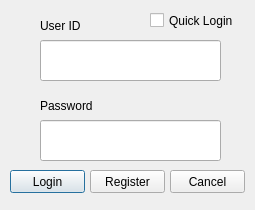
<?xml version="1.0" encoding="UTF-8"?>
<ui version="4.0">
 <class>login</class>
 <widget class="QDialog" name="login">
  <property name="geometry">
   <rect>
    <x>0</x>
    <y>0</y>
    <width>255</width>
    <height>210</height>
   </rect>
  </property>
  <property name="windowTitle">
   <string>Dialog</string>
  </property>
  <widget class="QPushButton" name="login_button">
   <property name="geometry">
    <rect>
     <x>10</x>
     <y>170</y>
     <width>75</width>
     <height>23</height>
    </rect>
   </property>
   <property name="text">
    <string>Login</string>
   </property>
  </widget>
  <widget class="QPushButton" name="Cancel_Button">
   <property name="geometry">
    <rect>
     <x>170</x>
     <y>170</y>
     <width>75</width>
     <height>23</height>
    </rect>
   </property>
   <property name="text">
    <string>Cancel</string>
   </property>
  </widget>
  <widget class="QLineEdit" name="password_edit">
   <property name="geometry">
    <rect>
     <x>40</x>
     <y>120</y>
     <width>181</width>
     <height>41</height>
    </rect>
   </property>
   <property name="text">
    <string/>
   </property>
   <property name="echoMode">
    <enum>QLineEdit::Password</enum>
   </property>
  </widget>
  <widget class="QLabel" name="label">
   <property name="geometry">
    <rect>
     <x>40</x>
     <y>90</y>
     <width>161</width>
     <height>31</height>
    </rect>
   </property>
   <property name="text">
    <string>Password</string>
   </property>
  </widget>
  <widget class="QLineEdit" name="ID_edit">
   <property name="geometry">
    <rect>
     <x>40</x>
     <y>40</y>
     <width>181</width>
     <height>41</height>
    </rect>
   </property>
   <property name="text">
    <string/>
   </property>
   <property name="echoMode">
    <enum>QLineEdit::Normal</enum>
   </property>
  </widget>
  <widget class="QLabel" name="label_2">
   <property name="geometry">
    <rect>
     <x>40</x>
     <y>10</y>
     <width>161</width>
     <height>31</height>
    </rect>
   </property>
   <property name="text">
    <string>User ID</string>
   </property>
  </widget>
  <widget class="QPushButton" name="register_button">
   <property name="geometry">
    <rect>
     <x>90</x>
     <y>170</y>
     <width>75</width>
     <height>23</height>
    </rect>
   </property>
   <property name="text">
    <string>Register</string>
   </property>
  </widget>
  <widget class="QLabel" name="label_3">
   <property name="geometry">
    <rect>
     <x>110</x>
     <y>10</y>
     <width>111</width>
     <height>31</height>
    </rect>
   </property>
   <property name="text">
    <string/>
   </property>
  </widget>
  <widget class="QLabel" name="label_4">
   <property name="geometry">
    <rect>
     <x>110</x>
     <y>90</y>
     <width>111</width>
     <height>31</height>
    </rect>
   </property>
   <property name="text">
    <string/>
   </property>
  </widget>
  <widget class="QCheckBox" name="checkBox">
   <property name="geometry">
    <rect>
     <x>150</x>
     <y>10</y>
     <width>101</width>
     <height>21</height>
    </rect>
   </property>
   <property name="text">
    <string>Quick Login</string>
   </property>
  </widget>
 </widget>
 <resources/>
 <connections/>
</ui>
